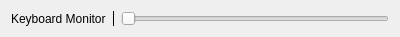
<?xml version="1.0" encoding="UTF-8"?>
<ui version="4.0">
 <class>KeyboardDockTitleWidget</class>
 <widget class="QWidget" name="KeyboardDockTitleWidget">
  <property name="geometry">
   <rect>
    <x>0</x>
    <y>0</y>
    <width>400</width>
    <height>31</height>
   </rect>
  </property>
  <property name="windowTitle">
   <string>Form</string>
  </property>
  <layout class="QHBoxLayout" name="horizontalLayout">
   <item>
    <widget class="QLabel" name="label">
     <property name="text">
      <string extracomment="@label">Keyboard Monitor</string>
     </property>
    </widget>
   </item>
   <item>
    <widget class="KSeparator" name="kseparator">
     <property name="frameShape">
      <enum>QFrame::VLine</enum>
     </property>
    </widget>
   </item>
   <item>
    <widget class="QSlider" name="sizeSlider">
     <property name="minimum">
      <number>36</number>
     </property>
     <property name="maximum">
      <number>150</number>
     </property>
     <property name="orientation">
      <enum>Qt::Horizontal</enum>
     </property>
    </widget>
   </item>
  </layout>
 </widget>
 <customwidgets>
  <customwidget>
   <class>KSeparator</class>
   <extends>QFrame</extends>
   <header>kseparator.h</header>
  </customwidget>
 </customwidgets>
 <resources/>
 <connections/>
</ui>
